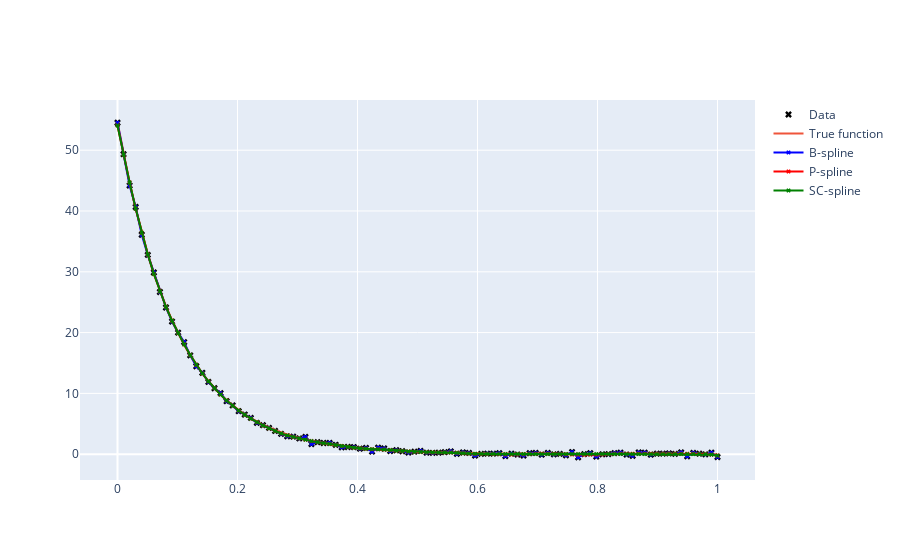

Notebook source saved alongside this figure:
### Code cell
fig = go.Figure()
fig.add_trace(go.Scatter(x=x, y=y, mode="markers", marker=dict(size=6, color="black", symbol="x"), name="Data"))
fig.add_trace(go.Scatter(x=xplot, y=yplot, name="True function"))
fig.add_trace(go.Scatter(x=xplot, y=Bspred_plot, mode="markers+lines", marker=dict(size=4, color="blue", symbol="x"), name="B-spline"))
fig.add_trace(go.Scatter(x=xplot, y=Pspred_plot, mode="markers+lines", marker=dict(size=4, color="red", symbol="x"), name="P-spline"))
fig.add_trace(go.Scatter(x=xplot, y=SCspred_plot, mode="markers+lines", marker=dict(size=4, color="green", symbol="x"), name="SC-spline"))

#fig = BS.plot_basis(knots=Ps["knots"], coef=Ps["coef_"], x=xplot, fig=fig, l=l)
fig.show()
